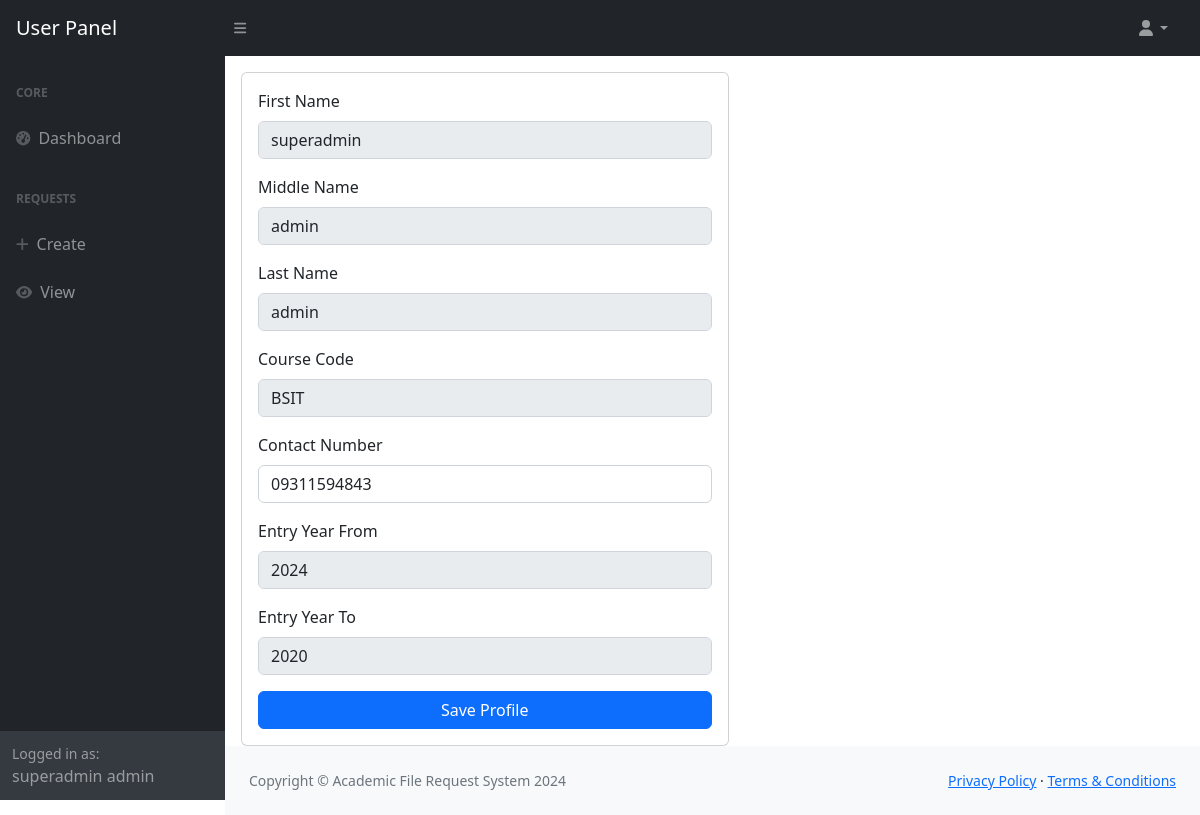
/profile/ (signed in), run on the app's committed database.
### onlinerequest/models.py (models this page shows, shortened)
class Record(models.Model):
    user_number = models.CharField(max_length=10)
    first_name = models.CharField(max_length=64)
    last_name = models.CharField(max_length=64)
    course_code = models.CharField(max_length=5)
    middle_name = models.CharField(max_length=64, default='De Guz Man')
    contact_no = models.IntegerField(default='09667614313')
    entry_year_from = models.IntegerField()
    entry_year_to = models.IntegerField()

class Profile(models.Model):
    user = models.OneToOneField(User, on_delete=models.CASCADE)
    course = models.ForeignKey(Course, on_delete=models.CASCADE)
    first_name = models.CharField(max_length=64)
    last_name = models.CharField(max_length=64)
    middle_name = models.CharField(max_length=64, default='De Guz Man')
    contact_no = models.IntegerField(default='09667614313')
    entry_year_from = models.IntegerField(default='2018')
    entry_year_to = models.IntegerField(default='2024')

class Course(models.Model):
    code = models.CharField(max_length=64)
    description = models.CharField(max_length=64)

### onlinerequest/views/profile.py (the view, shortened to what this page needs)
# urls.py: path('', views.index),
def index(request):
    user = request.user
    user_profile = get_if_exists(Profile, user = user)
    if request.method == "GET":
        if user_profile:
            return render(request, 'user/profile.html', { 'profile': user_profile })
        return HttpResponse("Profile not yet created. Please consult your administrator")
    return JsonResponse({'error': 'Only POST and GET requests are allowed'}, status = 405)

### onlinerequest/context_processors.py (called while the page is built)
def user_record(request):
    if request.user.is_authenticated:
        try:
            user_record = Record.objects.get(user_number=request.user.student_number)
            return {'user_record': user_record}
        except Record.DoesNotExist:
            return {'user_record': None}
    return {'user_record': None}

def request_forms(request):
    request_forms = Request.objects.all()
    return {'request_forms': request_forms}

def user_profile(request):
    if request.user.is_authenticated:
        try:
            profile = Profile.objects.get(user=request.user)
            return {'user_profile': profile}
        except Profile.DoesNotExist:
            return {'user_profile': None}
    return {'user_profile': None}

def user_requests(request):
    if request.user.is_authenticated:
        from onlinerequest.models import User_Request
        user_requests = User_Request.objects.filter(user=request.user)
        return {'user_requests_global': user_requests}
    return {'user_requests_global': []}

def courses(request):
    all_courses = Course.objects.all()
    return {'all_courses': all_courses}

### onlinerequest/utilities.py (called while the page is built)
def get_if_exists(model, **kwargs):
    try:
        obj = model.objects.get(**kwargs)
    except Exception as e:
        obj = None
    return obj

### onlinerequest/templates/user/profile.html (shortened to what this page needs)
 <!DOCTYPE html>
 <html>
     <head>
         <link rel="stylesheet" href="">
         {% include 'header.html' %}
     </head>
     <body class="sb-nav-fixed">
        {% include 'user/user-topnav.html' %}
         <div id="layoutSidenav">
             {% include 'user/user-sidenav.html' %}
             <div id="layoutSidenav_content">
                <main class="card mt-3 mx-3 p-3 w-50">
                <div class="mb-3">
                    <label for="first_name" class="form-label">First Name</label>
                    <input type="text" class="form-control" id="first_name" name="first_name"
                        value="{{ profile.first_name }}" disabled>
                </div>
                <div class="mb-3">
                    <label for="middle_name" class="form-label">Middle Name</label>
                    <input type="text" class="form-control" id="middle_name" name="middle_name"
                        value="{{ profile.middle_name }}" disabled>
                </div>
                <div class="mb-3">
                    <label for="last_name" class="form-label">Last Name</label>
                    <input type="text" class="form-control" id="last_name" name="last_name"
                        value="{{ profile.last_name }}" disabled>
                </div>
                <div class="mb-3">
                    <label for="course_code" class="form-label">Course Code</label>
                    <input type="text" class="form-control" id="course_code" name="course_code"
                        value="{{ profile.course.code }}" disabled>
                </div>
                <div class="mb-3">
                    <label for="contact_no" class="form-label">Contact Number</label>
                    <input type="text" class="form-control" id="contact_no" name="contact_no"
                        value="0{{ profile.contact_no }}" oninput="limitInputLength(event, 10)">
                </div>
                <div class="mb-3">
                    <label for="entry_year_from" class="form-label">Entry Year From</label>
                    <input type="text" class="form-control" id="entry_year_from" name="entry_year_from"
                        value="{{ profile.entry_year_from }}" disabled>
                </div>
                <div class="mb-3">
                    <label for="entry_year_to" class="form-label">Entry Year To</label>
                    <input type="text" class="form-control" id="entry_year_to" name="entry_year_to"
                        value="{{ profile.entry_year_to }}" disabled>
                </div>
                <button id="btnSave" type="button" class="btn btn-primary">Save Profile</button>
                </main>
                 <footer class="py-4 bg-light mt-auto">
                     <div class="container-fluid px-4">
                         <div class="d-flex align-items-center justify-content-between small">
                             <div class="text-muted">Copyright &copy; Academic File Request System 2024</div>
                             <div>
                                 <a href="#">Privacy Policy</a>
                                 &middot;
                                 <a href="#">Terms &amp; Conditions</a>
                             </div>
                         </div>
                     </div>
                 </footer>
             </div>
     </div>
     </body>
 </html>

### onlinerequest/templates/user/user-sidenav.html (shortened to what this page needs)
<div id="layoutSidenav_nav">
    <nav class="sb-sidenav accordion sb-sidenav-dark" id="sidenavAccordion">
        <div class="sb-sidenav-menu">
            <div class="nav">
                <div class="sb-sidenav-menu-heading">Core</div>
                <a class="nav-link" href="/user/dashboard/">
                    <div class="sb-nav-link-icon"><i class="fas fa-tachometer-alt"></i></div>
                    Dashboard
                </a>
                <div class="sb-sidenav-menu-heading">Requests</div>
                <a class="nav-link" href="/request/">
                    <div class="sb-nav-link-icon"><i class="fas fa-plus"></i></div>
                    Create
                </a>
                <a class="nav-link" href="/request/user/">
                    <div class="sb-nav-link-icon"><i class="fas fa-eye"></i></div>
                    View
                </a>
            </div>
        </div>
        <div class="sb-sidenav-footer">
            <div class="small">Logged in as:</div>
            {{ user_record.first_name|default:'Username' }} {{ user_record.last_name|default:'' }}
        </div>
    </nav>
</div>

### data on the page
Record: first_name "superadmin", last_name "admin"
Profile: first_name "superadmin", middle_name "admin", last_name "admin", course_code "BSIT", contact_no "09311594843", entry_year_from "2024", entry_year_to "2020"
